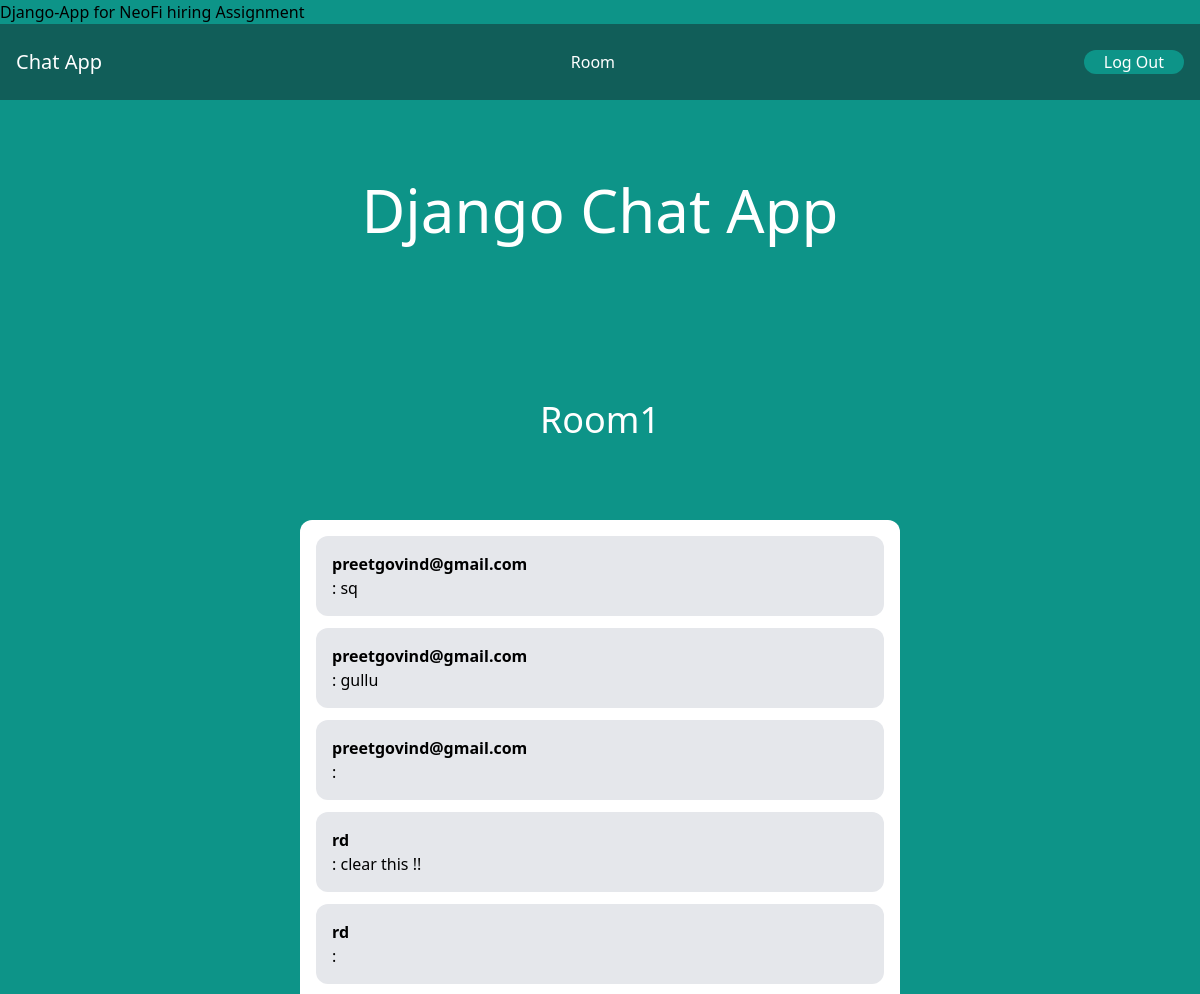
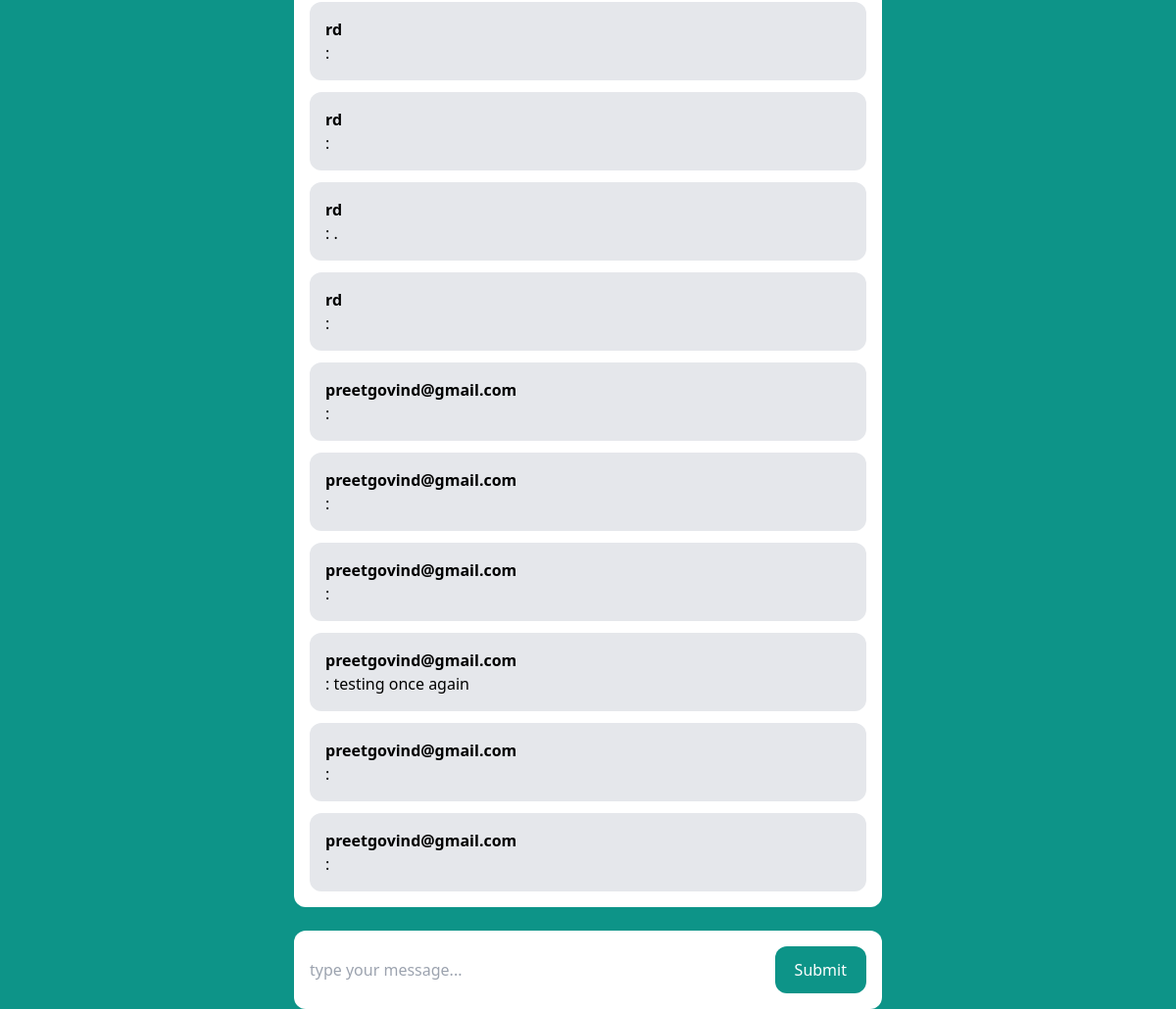
The app's page /rooms/room1_slug/ (signed in) with its own data (2 pictures, top to bottom).
### room/models.py (models this page shows)
class Room(models.Model):
    name = models.CharField(max_length=255)
    slug = models.SlugField(unique=True)

class Message(models.Model):
    room = models.ForeignKey(Room, related_name='messages', on_delete=models.CASCADE)
    user = models.ForeignKey(User, related_name='messages', on_delete=models.CASCADE)
    content = models.TextField()
    date_added = models.DateTimeField(auto_now_add=True)
    class Meta:
        ordering = ('date_added',)

### room/views.py (the view)
# urls.py: path('rooms/',include('room.urls')),
@login_required
def room(request, slug):
    room = Room.objects.get(slug=slug)
    messages = Message.objects.filter(room=room)[0:25]
    return render(request, 'room/room.html', {'room': room, 'messages': messages})

### room/templates/room/room.html (shortened to what this page needs)
{% extends 'core/base.html' %}
{% block content %}
<div class="p-10 lg:p-20 text-center">
    <h1 class="text-3xl lg:text-4xl text-white">{{ room.name }}</h1>
</div>
<div class="lg:w-2/4 mx-4 lg:mx-auto p-4 bg-white rounded-xl">
    <div class="chat-messages space-y-3" id="chat-messages">
        {% for m in messages %}
        <div class="p-4 bg-gray-200 rounded-xl">
            <p class="font-semibold">
            {{ m.user.username }}</p>: {{ m.content }}
        </div>
        {% endfor %}
    </div>
</div>
<div class="lg:w-2/4 mt-6 mx-4 lg:mx-auto p-4 bg-white rounded-xl">
    <form method="post" action="." class="flex">
        <input type="text" name="content" class="flex-1 mr-3" placeholder="type your message..." id="chat-message-input">
        <button
        class="px-5 py-3 rounded-xl text-white bg-teal-600 hover:bg-teal-700"
        id="chat-message-submitt">Submit</button>
    </form>
</div>
{% endblock %}

### core/templates/core/base.html (shortened to what this page needs)
<!DOCTYPE html>
<html>
<head>
	<script src="https://cdn.tailwindcss.com"></script>
	</head>
	<body class="bg-teal-600">
		Django-App for NeoFi hiring Assignment
		<nav class="flex items-center justify-between px-4 py-6 bg-teal-800">
			<div>
				<a href="/" class="text-xl text-white">Chat App
				</a>
			</div>
			{% if request.user.is_authenticated %}
				<a href="/rooms/" class="text-white hover:text-gray-200">Room</a>
				<a href="/logout/" class="px-5 py3 rounded-xl text-white bg-teal-600 hover:bg-teal-800">Log Out</a>
			{% else %}
			<div class="flex items-center space-x-4">
				<a href="/login/" class="tex-white hover:text-gray-200">
				Log in</a>
				<a href="/signup" class="px-5 py3 rounded-xl text-white bg-teal-600 hover:bg-teal-800">Sign Up</a>
				{% endif %}
		</nav>
		<div class="p-10 lg:p-20 text-center">
			<h1 class="text-3xl lg:text-6xl text-white hover:text-red-200">Django Chat App</h1>
		</div>
		{% block content%}
		{% endblock %}
	</body>
</html>

### records on screen
Room: name "Room1"
Message: user.username "preetgovind@gmail.com", content "sq"
Message: user.username "preetgovind@gmail.com", content "gullu"
Message: user.username "preetgovind@gmail.com"
Message: user.username "rd", content "clear this !!"
Message: user.username "rd"
Message: user.username "rd"
Message: user.username "rd"
Message: user.username "rd", content "."
Message: user.username "rd"
Message: user.username "preetgovind@gmail.com"
Message: user.username "preetgovind@gmail.com"
Message: user.username "preetgovind@gmail.com"
Message: user.username "preetgovind@gmail.com", content "testing once again"
Message: user.username "preetgovind@gmail.com"
Message: user.username "preetgovind@gmail.com"
